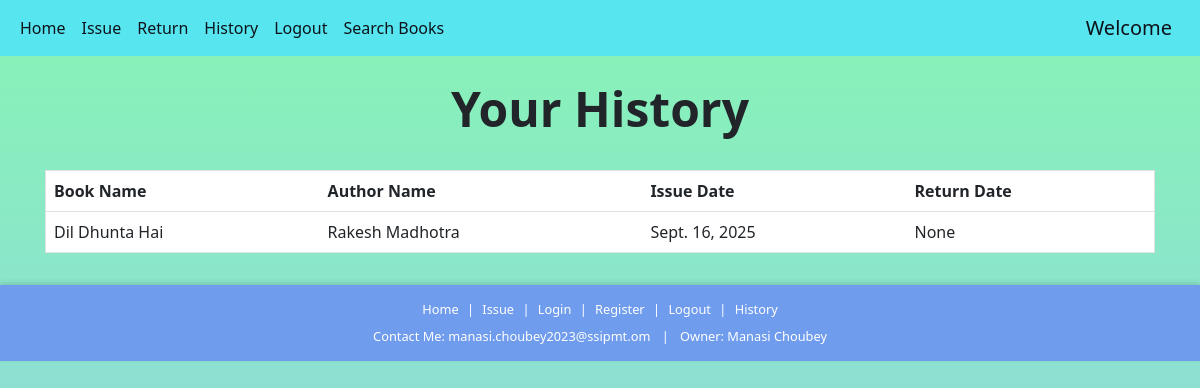
/history (signed in), run on the app's committed database.
### books/models.py (models this page shows, shortened)
class IssuedItem(models.Model):
    book_id = models.ForeignKey(Book, on_delete=models.CASCADE)
    user_id = models.ForeignKey(User, on_delete=models.CASCADE)
    issue_date = models.DateField(default=date.today,blank=False)
    return_date = models.DateField(blank=True,null=True)

class Book(models.Model):
    book_name = models.CharField(max_length=150)
    author_name = models.CharField(max_length=200)
    quantity = models.IntegerField(default=1)
    subject = models.CharField(max_length=2000)
    book_add_time = models.TimeField(default=timezone.now)
    book_add_date = models.DateField(default=date.today)
    class Meta:
        unique_together = ('book_name','author_name')

### books/views.py (the view)
# urls.py: path('history',views.history,name='history'),
@login_required(login_url='login')
def history(request):
    my_items = IssuedItem.objects.filter(user_id=request.user).order_by('-issue_date')
    paginator = Paginator(my_items,10)
    page_number = request.GET.get('page')
    show_data_final = paginator.get_page(page_number)
    return render(request,'history.html',{'books':show_data_final})

### templates/history.html (shortened to what this page needs)
{% extends 'base.html' %} {% load static %}
{% block extra_css %}
<link rel="stylesheet" href="{% static 'css/history.css' %}">
{% endblock %}
{% block content %}
<center>
  <br />
  <h1 class="display-5 fw-bold">Your History</h1>
  <br />
</center>
<div class="container">
  <table class="table">
    <thead class="thead-dark">
      <tr>
        <th scope="col">Book Name</th>
        <th scope="col">Author Name</th>
        <th scope="col">Issue Date</th>
        <th scope="col">Return Date</th>
      </tr>
    </thead>
    <tbody>
      {% for book in books %}
      <tr>
        <td>{{book.book_id.book_name}}</td>
        <td>{{book.book_id.author_name}}</td>
        <td>{{book.issue_date}}</td>
        <td>{{book.return_date}}</td>
      </tr>
      {% endfor %}
    </tbody>
  </table>
</div>
{% endblock %}

### templates/base.html (style rules this page uses)
body { background-color: linear-gradient(#89b4f4, #cf7ade); background-repeat: no-repeat; background-size: cover; }

### templates/history.html (style rules this page uses)
table { border-collapse: collapse; border-spacing: 0; border-radius: 10px; width: 100%; border: 1px solid #ddd; }
th, td { text-align: left; padding: 16px; }
tr:nth-child(odd) { background-color: #ffffff; }
.container { width: 100%; padding-right: 15px; padding-left: 15px; margin-right: auto; margin-left: auto; }
body { background: linear-gradient(#87f4b5, #93cbf1); background-repeat: no-repeat; background-attachment: fixed; }

### data on the page
IssuedItem: book_id.book_name "Dil Dhunta Hai", book_id.author_name "Rakesh Madhotra", issue_date "Sept. 16, 2025", return_date "None"
